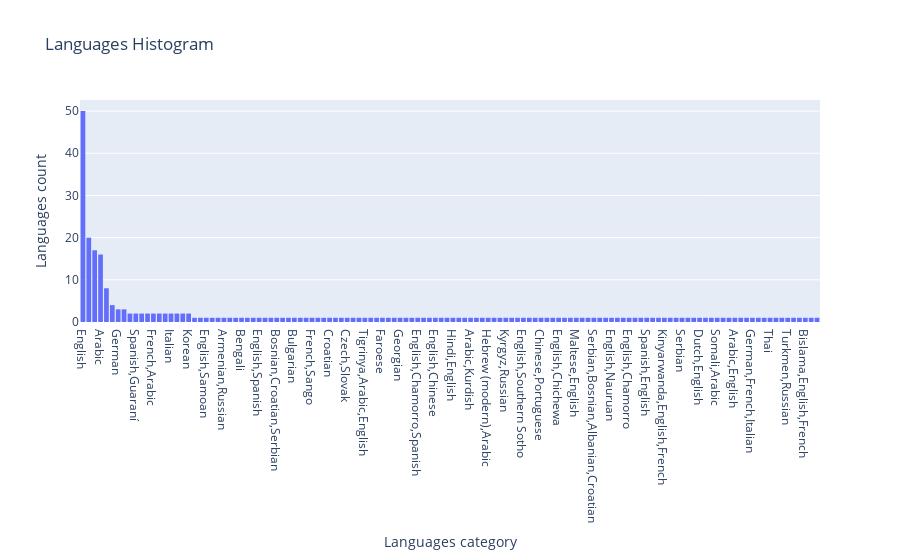

Notebook source saved alongside this figure:
### Code cell
fig = go.Figure(data=[go.Histogram(histfunc="count", x=df['languages'])])

fig.update_layout(
    title_text='Languages Histogram', # title of plot
    xaxis_title_text='Languages category', # xaxis label
    yaxis_title_text='Languages count', # yaxis label
#     xaxis={'categoryorder':'category ascending'},# xtitle axis sort
    xaxis={'categoryorder':'total descending'}, # values on xaxis sort 
    # bargap=0.2, # gap between bars of adjacent location coordinates
    #bargroupgap=0.1 # gap between bars of the same location coordinates
)

fig.show()

#sort cao xuống thấp

### Figure 1 — Plotly figure (JSON) as saved in the notebook; plotly's stock layout.template omitted (floating-point values rounded to 4 significant figures; data arrays with more than 128 entries replaced by an {"elided": "..."} marker saying what was removed)
{"data": [{"histfunc": "count", "type": "histogram", "x": {"elided": "250 str values"}}], "layout": {"title": {"text": "Languages Histogram"}, "xaxis": {"categoryorder": "total descending", "title": {"text": "Languages category"}}, "yaxis": {"title": {"text": "Languages count"}}}}
